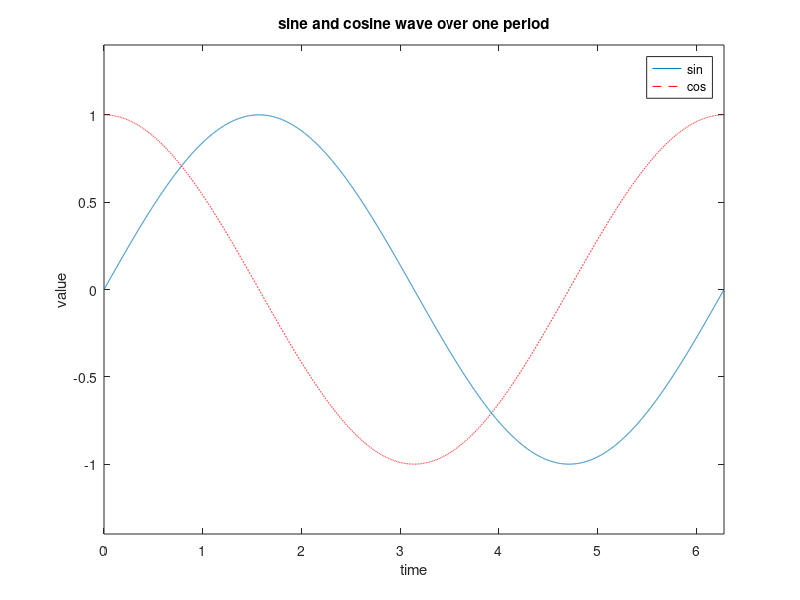

Source code (MATLAB):
clc, clearvars;
figure;
t = 0:0.001:2 * pi;
plot(t, sin(t));
hold on;
plot(t, cos(t),"LineStyle","--", "Color","Red");
xlabel("time");
ylabel("value");
title("sine and cosine wave over one period");
legend("sin", "cos");
xlim([0, 2*pi]);
ylim([-1.4, 1.4]);